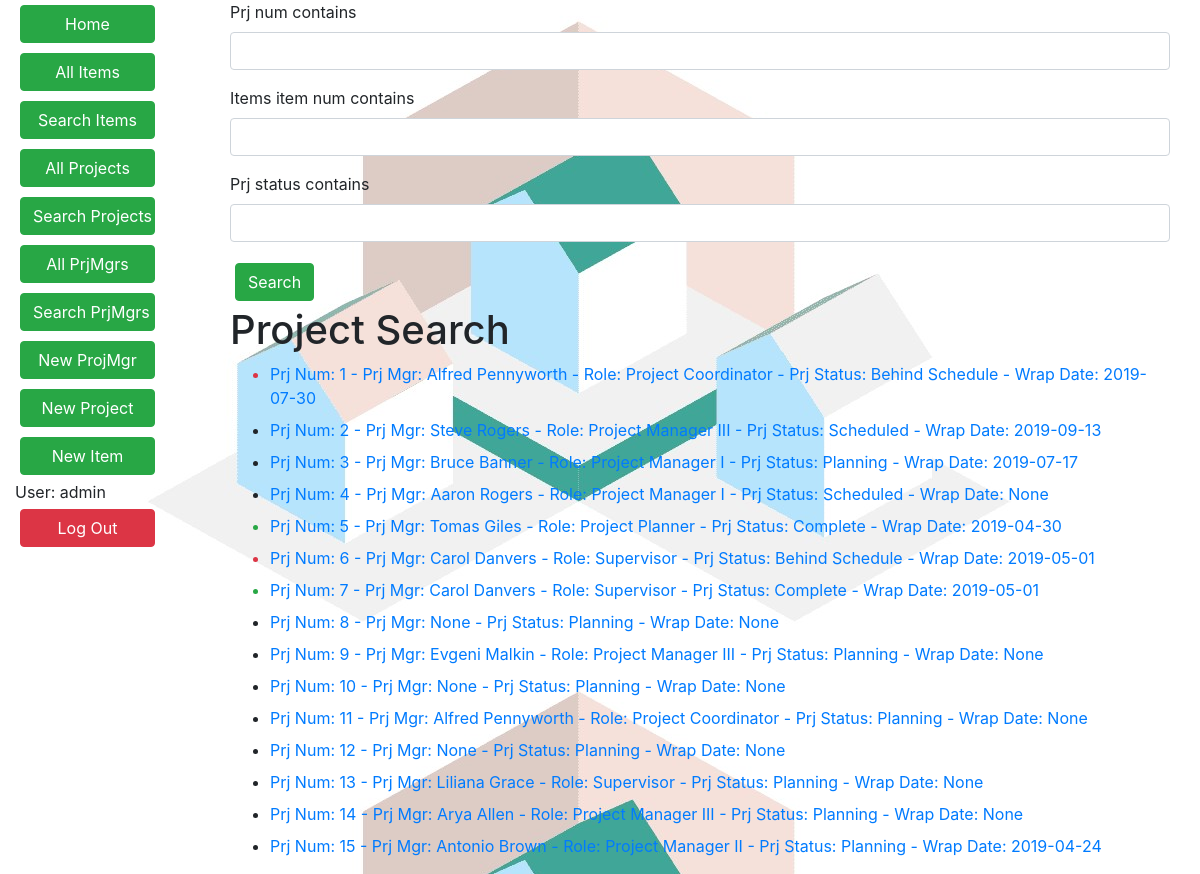
The app's page /resreq/project-search/ (signed in), older data.
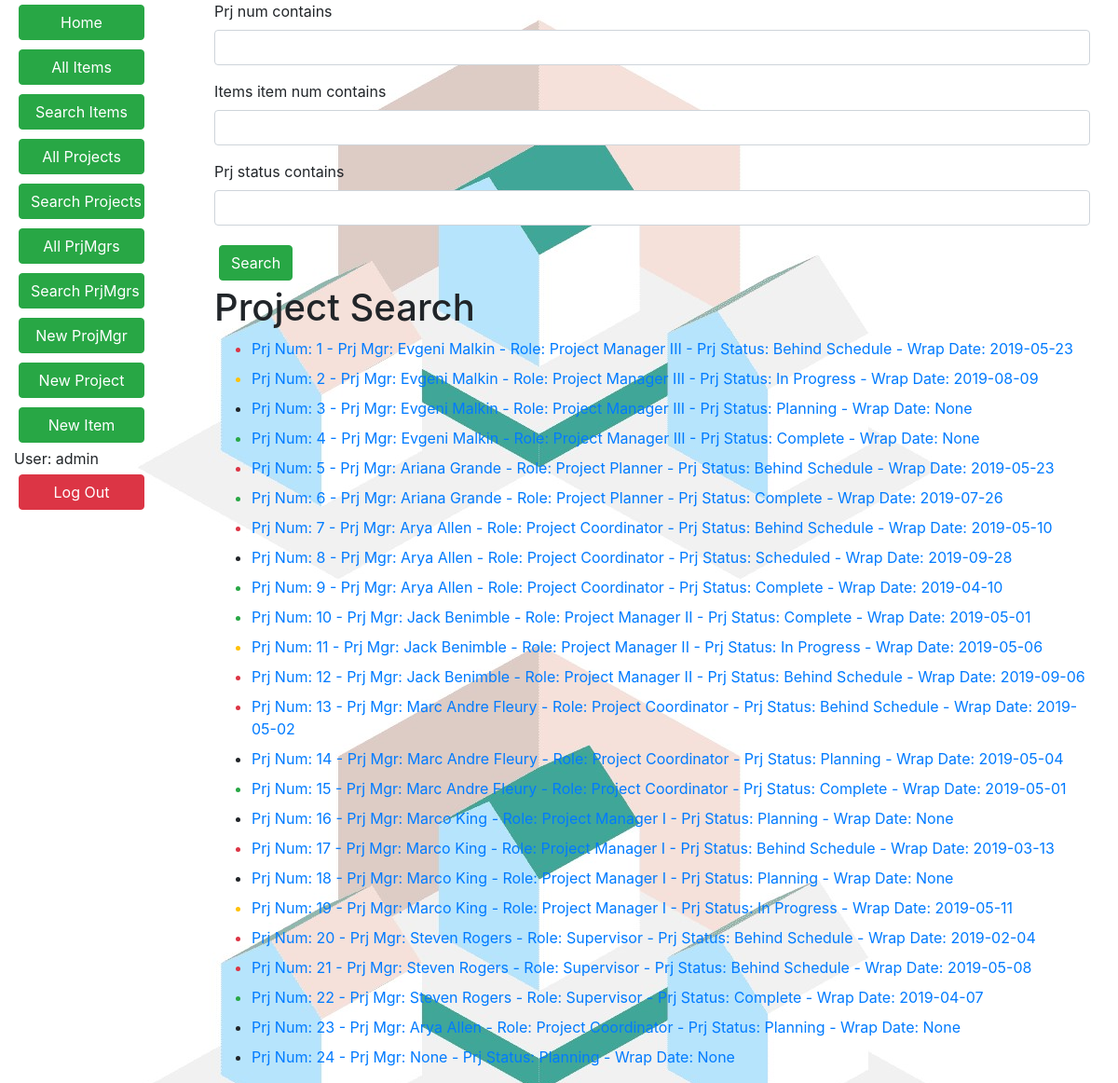
The same page, newer data.
### resreq/models.py (models this page shows, shortened)
class Project(models.Model):
    prj_num = models.AutoField(primary_key=True)
    prj_mgr = models.ForeignKey('PrjMgr', related_name='projects', on_delete=models.SET_NULL, null=True, blank=True)
    summary = models.TextField(max_length=1000, help_text="Enter project description", null=True, blank=True)
    date_created = models.DateField(auto_now=True)
    completion_date = models.DateField(null=True, blank=True)
    history = HistoricalRecords()
    PROJECT_STATUS = (
        ('Behind Schedule', 'Behind Schedule'),
        ('Complete', 'Complete'),
        ('In Progress', 'In Progress'),
        ('Scheduled', 'Scheduled'),
        ('Planning', 'Planning'),
    )
    prj_status = models.TextField(
        max_length=12,
        choices=PROJECT_STATUS,
        default='Planning'
    )
    def get_absolute_url(self):
        return reverse('project-detail', args=[str(self.prj_num)])
    def __str__(self):
        return 'Prj Num: {0} -  Prj Mgr: {1} - Prj Status: {2} - Wrap Date: {3}' \
            .format(self.prj_num,
                    self.prj_mgr,
                    self.prj_status,
                    self.completion_date,
                    )

class PrjMgr(models.Model):
    first_name = models.CharField(max_length=100)
    last_name = models.CharField(max_length=100)
    emp_num = models.AutoField(primary_key=True)
    date_of_birth = models.DateField(null=True, blank=True)
    date_joined = models.DateField('joined', null=True, blank=True)
    history = HistoricalRecords()
    PRJMGR_ROLE = (
        ('Project Manager I', 'Project Manager I'),
        ('Project Manager II', 'Project Manager II'),
        ('Project Manager III', 'Project Manager III'),
        ('Project Planner', 'Project Planner'),
        ('Project Coordinator', 'Project Coordinator'),
        ('Supervisor', 'Supervisor'),
    )
    role = models.CharField(
        max_length=25,
        choices=PRJMGR_ROLE, default='Project Manager I'
    )
    class Meta:
        ordering = ['last_name', 'first_name']
    def __str__(self):
        return '{0} {1} - Role: {2} '.format(self.first_name, self.last_name, self.role, self.emp_num)

### resreq/views.py (the view)
# urls.py: path('project-search/', views.ProjectSearchView.as_view(), name='project-search'),
class ProjectSearchView(LoginRequiredMixin, generic.ListView):
    model = Project
    template_name = 'resreq/project_search.html'
    def get_context_data(self, **kwargs):
        context = super().get_context_data(**kwargs)
        context['filter'] = ProjectFilter(self.request.GET, queryset=self.get_queryset())
        return context

### resreq/templates/resreq/project_search.html (shortened to what this page needs)
<!DOCTYPE html>
{% extends "base_generic.html" %}
{% load crispy_forms_filters %}
{% block content %}
    <div class="container">
        <form method="GET">
            {{ filter.form|crispy }}
            <button type="submit" class="btn btn-success">Search</button>
        </form>
        <h1>Project Search</h1>
        <ul>
            {% for prj in filter.qs %}
                <li class="{% if prj.prj_status == 'Behind Schedule' %}text-danger
                    {% elif prj.prj_status == 'Complete' %}text-success
                    {% elif prj.prj_status == 'In Progress' %}text-warning
                    {% endif %}">
                    <a href="{{ prj.get_absolute_url }}">{{ prj }}</a>
                </li>
            {% endfor %}
        </ul>
    </div>
{% endblock %}

Row changes from the older to the newer data that the page shows:
changed Project: prj_num+prj_mgr+prj_status "Prj Num: 1 - Prj Mgr: Alfred Pennyworth - Role: Project Coordinator - Prj Status: Behind Schedule - Wrap Date: 2019-07-30" → "Prj Num: 1 - Prj Mgr: Evgeni Malkin - Role: Project Manager III - Prj Status: Behind Schedule - Wrap Date: 2019-05-23"
changed Project: prj_status "Scheduled" → "In Progress" (drawn); prj_num+prj_mgr+prj_status "Prj Num: 2 - Prj Mgr: Steve Rogers - Role: Project Manager III - Prj Status: Scheduled - Wrap Date: 2019-09-13" → "Prj Num: 2 - Prj Mgr: Evgeni Malkin - Role: Project Manager III - Prj Status: In Progress - Wrap Date: 2019-08-09"
changed Project: prj_num+prj_mgr+prj_status "Prj Num: 3 - Prj Mgr: Bruce Banner - Role: Project Manager I - Prj Status: Planning - Wrap Date: 2019-07-17" → "Prj Num: 3 - Prj Mgr: Evgeni Malkin - Role: Project Manager III - Prj Status: Planning - Wrap Date: None"
changed Project: prj_status "Scheduled" → "Complete" (drawn); prj_num+prj_mgr+prj_status "Prj Num: 4 - Prj Mgr: Aaron Rogers - Role: Project Manager I - Prj Status: Scheduled - Wrap Date: None" → "Prj Num: 4 - Prj Mgr: Evgeni Malkin - Role: Project Manager III - Prj Status: Complete - Wrap Date: None"
changed Project: prj_status "Complete" → "Behind Schedule" (drawn); prj_num+prj_mgr+prj_status "Prj Num: 5 - Prj Mgr: Tomas Giles - Role: Project Planner - Prj Status: Complete - Wrap Date: 2019-04-30" → "Prj Num: 5 - Prj Mgr: Ariana Grande - Role: Project Planner - Prj Status: Behind Schedule - Wrap Date: 2019-05-23"
changed Project: prj_status "Behind Schedule" → "Complete" (drawn); prj_num+prj_mgr+prj_status "Prj Num: 6 - Prj Mgr: Carol Danvers - Role: Supervisor - Prj Status: Behind Schedule - Wrap Date: 2019-05-01" → "Prj Num: 6 - Prj Mgr: Ariana Grande - Role: Project Planner - Prj Status: Complete - Wrap Date: 2019-07-26"
changed Project: prj_status "Complete" → "Behind Schedule" (drawn); prj_num+prj_mgr+prj_status "Prj Num: 7 - Prj Mgr: Carol Danvers - Role: Supervisor - Prj Status: Complete - Wrap Date: 2019-05-01" → "Prj Num: 7 - Prj Mgr: Arya Allen - Role: Project Coordinator - Prj Status: Behind Schedule - Wrap Date: 2019-05-10"
changed Project: prj_num+prj_mgr+prj_status "Prj Num: 8 - Prj Mgr: None - Prj Status: Planning - Wrap Date: None" → "Prj Num: 8 - Prj Mgr: Arya Allen - Role: Project Coordinator - Prj Status: Scheduled - Wrap Date: 2019-09-28"
changed Project: prj_status "Planning" → "Complete" (drawn); prj_num+prj_mgr+prj_status "Prj Num: 9 - Prj Mgr: Evgeni Malkin - Role: Project Manager III - Prj Status: Planning - Wrap Date: None" → "Prj Num: 9 - Prj Mgr: Arya Allen - Role: Project Coordinator - Prj Status: Complete - Wrap Date: 2019-04-10"
changed Project: prj_status "Planning" → "Complete" (drawn); prj_num+prj_mgr+prj_status "Prj Num: 10 - Prj Mgr: None - Prj Status: Planning - Wrap Date: None" → "Prj Num: 10 - Prj Mgr: Jack Benimble - Role: Project Manager II - Prj Status: Complete - Wrap Date: 2019-05-01"
changed Project: prj_status "Planning" → "In Progress" (drawn); prj_num+prj_mgr+prj_status "Prj Num: 11 - Prj Mgr: Alfred Pennyworth - Role: Project Coordinator - Prj Status: Planning - Wrap Date: None" → "Prj Num: 11 - Prj Mgr: Jack Benimble - Role: Project Manager II - Prj Status: In Progress - Wrap Date: 2019-05-06"
changed Project: prj_status "Planning" → "Behind Schedule" (drawn); prj_num+prj_mgr+prj_status "Prj Num: 12 - Prj Mgr: None - Prj Status: Planning - Wrap Date: None" → "Prj Num: 12 - Prj Mgr: Jack Benimble - Role: Project Manager II - Prj Status: Behind Schedule - Wrap Date: 2019-09-06"
changed Project: prj_status "Planning" → "Behind Schedule" (drawn); prj_num+prj_mgr+prj_status "Prj Num: 13 - Prj Mgr: Liliana Grace - Role: Supervisor - Prj Status: Planning - Wrap Date: None" → "Prj Num: 13 - Prj Mgr: Marc Andre Fleury - Role: Project Coordinator - Prj Status: Behind Schedule - Wrap Date: 2019-05-02"
changed Project: prj_num+prj_mgr+prj_status "Prj Num: 14 - Prj Mgr: Arya Allen - Role: Project Manager III - Prj Status: Planning - Wrap Date: None" → "Prj Num: 14 - Prj Mgr: Marc Andre Fleury - Role: Project Coordinator - Prj Status: Planning - Wrap Date: 2019-05-04"
changed Project: prj_status "Planning" → "Complete" (drawn); prj_num+prj_mgr+prj_status "Prj Num: 15 - Prj Mgr: Antonio Brown - Role: Project Manager II - Prj Status: Planning - Wrap Date: 2019-04-24" → "Prj Num: 15 - Prj Mgr: Marc Andre Fleury - Role: Project Coordinator - Prj Status: Complete - Wrap Date: 2019-05-01"
added Project: prj_num+prj_mgr+prj_status "Prj Num: 16 - Prj Mgr: Marco King - Role: Project Manager I - Prj Status: Planning - Wrap Date: None"
added Project: prj_num+prj_mgr+prj_status "Prj Num: 17 - Prj Mgr: Marco King - Role: Project Manager I - Prj Status: Behind Schedule - Wrap Date: 2019-03-13"
added Project: prj_num+prj_mgr+prj_status "Prj Num: 18 - Prj Mgr: Marco King - Role: Project Manager I - Prj Status: Planning - Wrap Date: None"
added Project: prj_num+prj_mgr+prj_status "Prj Num: 19 - Prj Mgr: Marco King - Role: Project Manager I - Prj Status: In Progress - Wrap Date: 2019-05-11"
added Project: prj_num+prj_mgr+prj_status "Prj Num: 20 - Prj Mgr: Steven Rogers - Role: Supervisor - Prj Status: Behind Schedule - Wrap Date: 2019-02-04"
added Project: prj_num+prj_mgr+prj_status "Prj Num: 21 - Prj Mgr: Steven Rogers - Role: Supervisor - Prj Status: Behind Schedule - Wrap Date: 2019-05-08"
added Project: prj_num+prj_mgr+prj_status "Prj Num: 22 - Prj Mgr: Steven Rogers - Role: Supervisor - Prj Status: Complete - Wrap Date: 2019-04-07"
added Project: prj_num+prj_mgr+prj_status "Prj Num: 23 - Prj Mgr: Arya Allen - Role: Project Coordinator - Prj Status: Planning - Wrap Date: None"
added Project: prj_num+prj_mgr+prj_status "Prj Num: 24 - Prj Mgr: None - Prj Status: Planning - Wrap Date: None"
